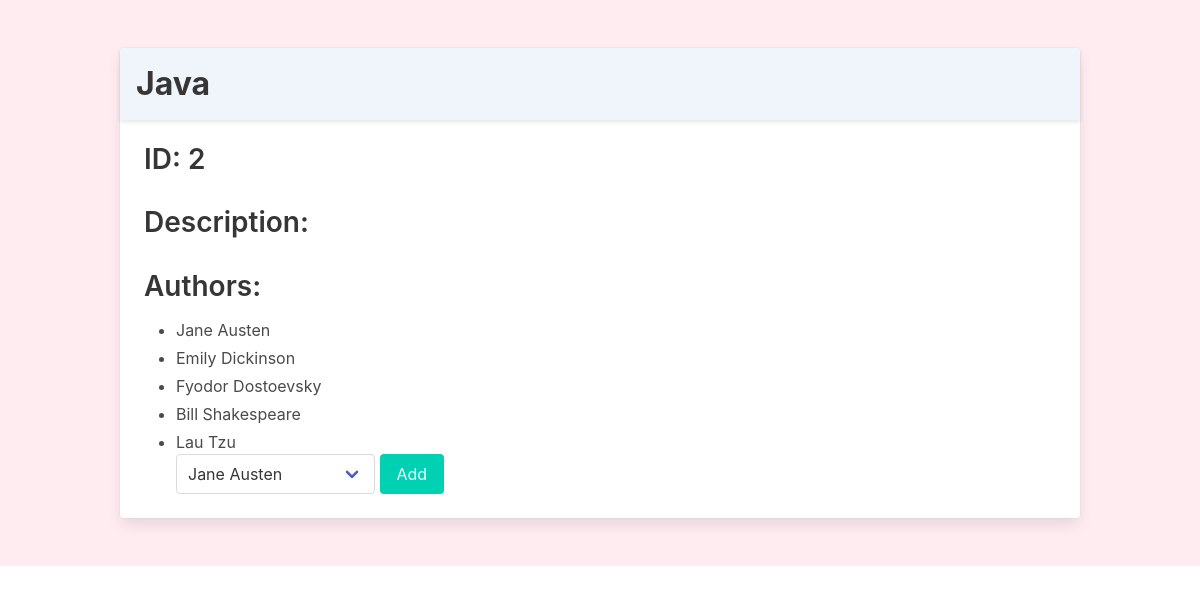
The page /books/2 on the database its author committed.
### books_authors_app/models.py (models this page shows)
class Book(models.Model):
	title = models.CharField(max_length=255)
	desc = models.TextField()
	created_at = models.DateTimeField(auto_now_add=True)
	updated_at = models.DateTimeField(auto_now=True)

class Author(models.Model):
	first_name = models.CharField(max_length=45)
	last_name = models.CharField(max_length=45)
	notes = models.TextField(default="")
	books = models.ManyToManyField(Book, related_name="authors")
	created_at = models.DateTimeField(auto_now_add=True)
	updated_at = models.DateTimeField(auto_now=True)

### books_authors_app/views.py (the view)
# urls.py: path('books/<int:id>', views.books),
def books(request, id):
	context = {
		"this_book": Book.objects.get(id=id),
		"all_authors": Author.objects.all()
	}
	return render(request, "show_book.html", context)

### books_authors_app/templates/show_book.html (shortened to what this page needs)
<!DOCTYPE html>
<html lang="en">
<head>
	<link rel="stylesheet" href="https://cdn.jsdelivr.net/npm/bulma@0.9.2/css/bulma.min.css">
</head>
<body>
	<section class="section has-background-danger-light">
		<div class="container">
			<div class="card">
				<header class="card-header has-background-info-light">
					<p class="card-header-title is-size-3">{{ this_book.title }}</p>
				</header>
				<div class="card-content">
					<div class="content">
						<h2>ID: {{ this_book.id }}</h2>
						<h2>Description:</h2>
						<h2>Authors:</h2>
						<ul>
							{% for book_author in this_book.authors.all %}
								<li>{{ book_author.first_name }} {{ book_author.last_name }}</li>
							{% endfor %}
							<form action="/add_author_to_book/{{this_book.id}}" method="POST">
								<div class="field is-horizontal">
									<div class="field-body">
										<div class="field">
											<div class="select">
												<select name="author_id">
													{% for author in all_authors %}
													<option value="{{author.id}}">{{ author.first_name }} {{ author.last_name }}</option>
													{% endfor %}
												</select>
											</div>
											<button class="button is-primary">Add</button>
										</div>
									</div>
								</div>
							</form>
						</ul>
					</div>
				</div>
			</div>
		</div>
	</section>
</body>
</html>

### rows shown on the page
Book: title "Java", id "2"
Author: first_name "Jane", last_name "Austen"
Author: first_name "Emily", last_name "Dickinson"
Author: first_name "Fyodor", last_name "Dostoevsky"
Author: first_name "Bill", last_name "Shakespeare"
Author: first_name "Lau", last_name "Tzu"

### other values the page prints
form field author_id "Jane Austen"
